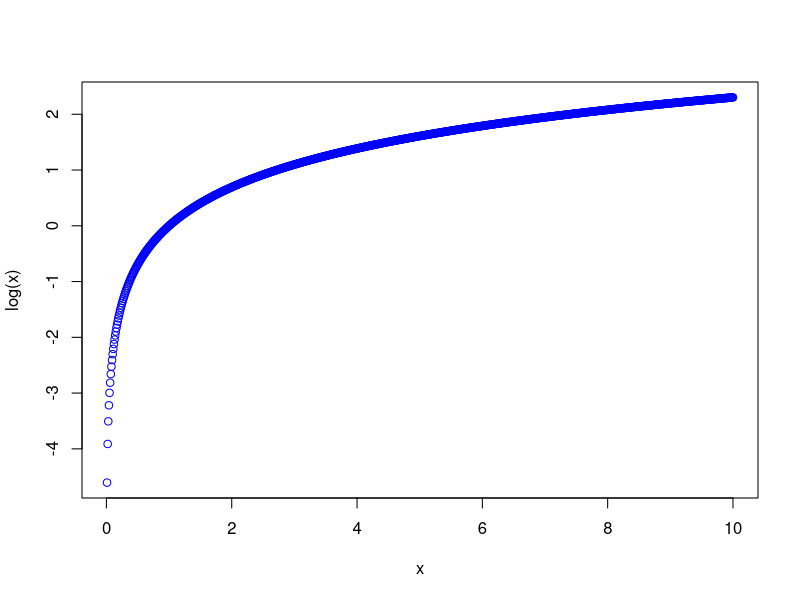
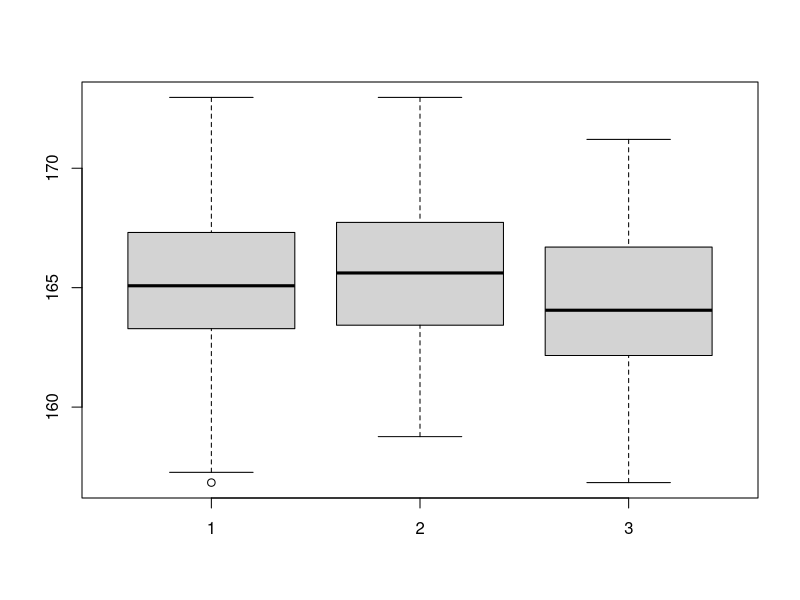

Generate these figures, in order, with R:
## ---- chunk 1
knitr::opts_chunk$set(echo = TRUE)
## ---- chunk 2
x <- seq(from=0,to=10,by=1)
x
mean(x)
sd(x)
var(x)
## ---- chunk 3
x <- seq(from=0.01,to=10,by=0.01)
length(x)
plot(x,log(x),col='blue')
## ---- chunk 4
x <- c(1,2,3)
x
class(x)
## ---- chunk 5
y <- c(sqrt(2),sqrt(3),sqrt(5))
y
class(y)
## ---- chunk 6
z <- c("pepito","juanito","jorgito")
z
class(z)
mean(z)
## ---- chunk 7
taille <- c(1.88,1.78,1.67,1.55)
taille
sexe <- c('f','h','f','f')
sexe
class(taille)
class(sexe)
bd <- data.frame(taille,sexe)
bd
## ---- chunk 8
x <- rep('pepito',5)
x
y <- c(rep('f',5),rep('h',3))
y
## ---- chunk 9
x <- seq(from=-10,to=10,by=2.5)
x
x <- seq(from=-10,to=10,by=5)
x
x <- seq(from=-100,to=100,by=4)
x
## ---- chunk 10
x[20]
x[20:30]
20:30
## ---- chunk 11
pi
exp(1)
## ---- chunk 12
LETTERS
## ---- chunk 13
letters
## ---- chunk 14
month.abb
## ---- chunk 15
month.name
## ---- chunk 16
taille <- c(1.88,NA,1.65,1.92,NA,1.55)
taille
mean(taille,na='TRUE')
sd(taille,na='TRUE')
summary(taille)
is.na(taille)
## ---- chunk 17
sexe <- c(rep('f',25),rep('h',50))
taille <- rnorm(75,165,4)
bd <- data.frame(sexe,taille)
taille.f <- taille[sexe=="f"]
taille.f
taille.h <- taille[sexe=="h"]
taille.h
mean(taille)
mean(taille.f)
mean(taille.h)
conditionelle <- sexe[taille < 164]
conditionelle
(table(conditionelle)/length(taille))*100
boxplot(taille,taille.h,taille.f)
